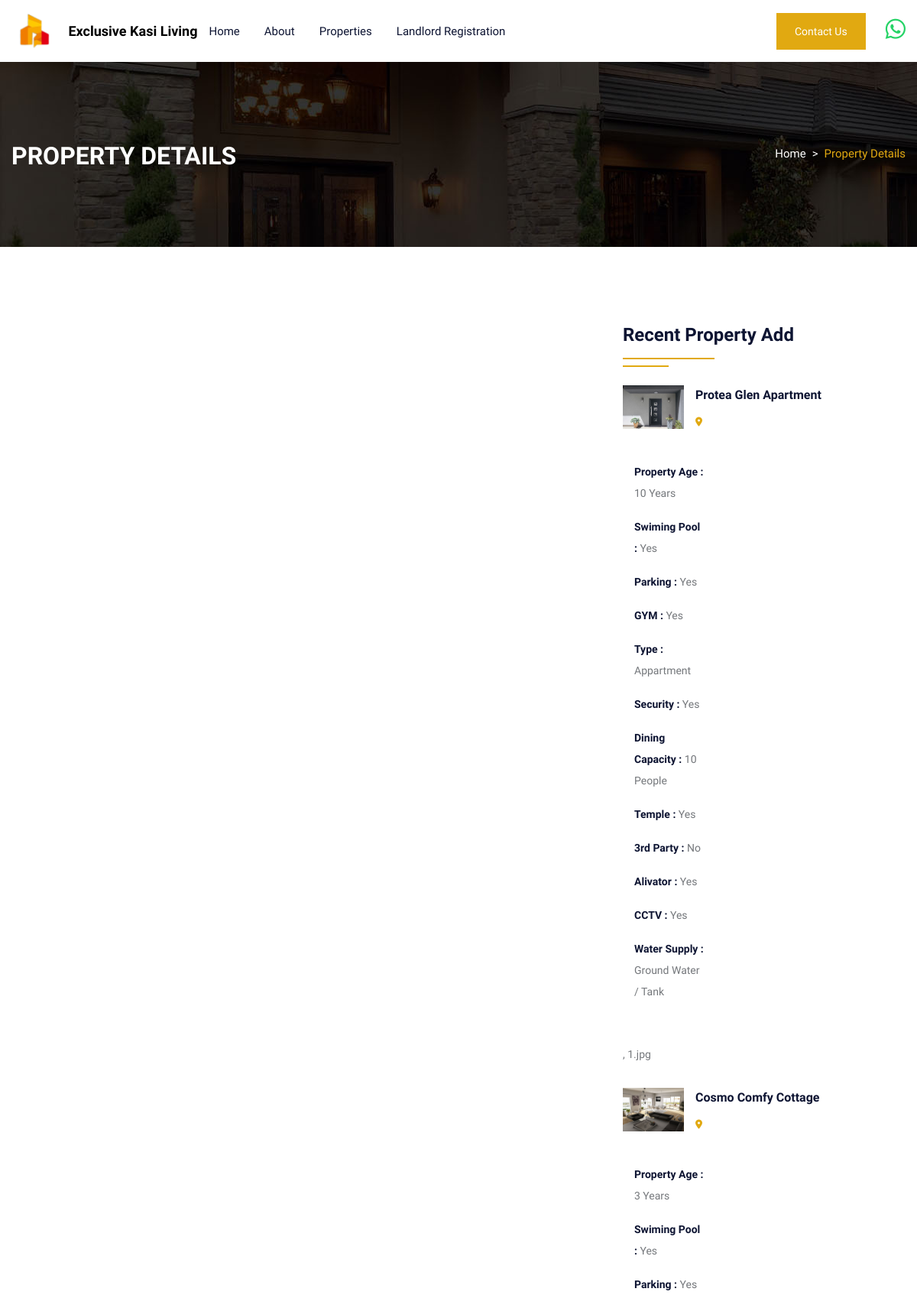
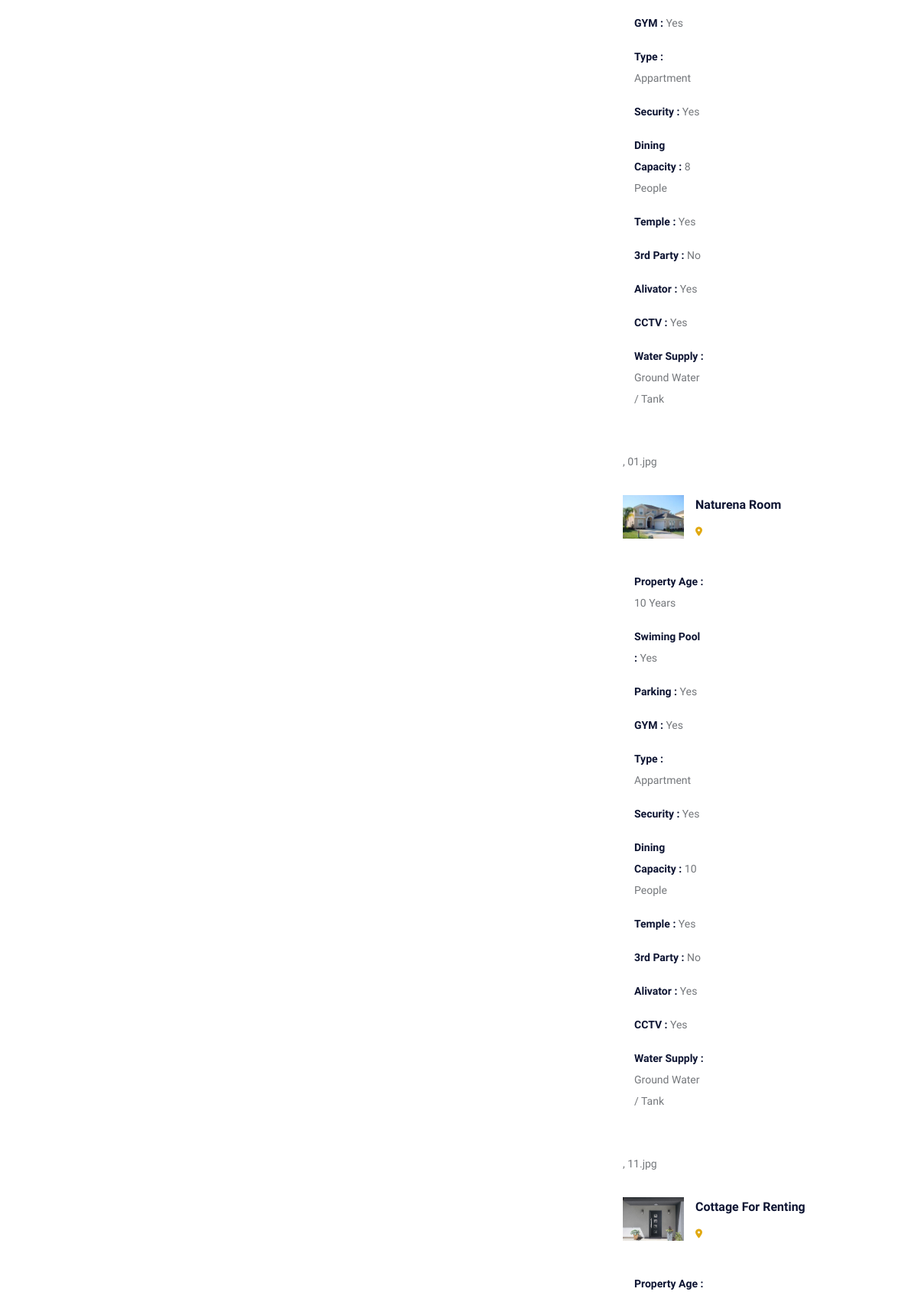
The page /propertygrid.php (upper part) on the database its author committed (2 pictures, top to bottom).
### tables this page shows
CREATE TABLE `property` (
  `pid` int(50) NOT NULL,
  `title` varchar(200) NOT NULL,
  `pcontent` longtext NOT NULL,
  `type` varchar(100) NOT NULL,
  `bhk` varchar(50) NOT NULL,
  `stype` varchar(100) NOT NULL,
  `bedroom` int(50) NOT NULL,
  `bathroom` int(50) NOT NULL,
  `balcony` int(50) NOT NULL,
  `kitchen` int(50) NOT NULL,
  `hall` int(50) NOT NULL,
  `floor` varchar(50) NOT NULL,
  `size` int(50) NOT NULL,
  `price` int(50) NOT NULL,
  `location` varchar(200) NOT NULL,
  `city` varchar(100) NOT NULL,
  `state` varchar(100) NOT NULL,
  `feature` longtext NOT NULL,
  `pimage` varchar(300) NOT NULL,
  `pimage1` varchar(300) NOT NULL,
  `pimage2` varchar(300) NOT NULL,
  `pimage3` varchar(300) NOT NULL,
  `pimage4` varchar(300) NOT NULL,
  `uid` int(50) NOT NULL,
  `status` varchar(50) NOT NULL,
  `mapimage` varchar(300) NOT NULL,
  `topmapimage` varchar(300) NOT NULL,
  `groundmapimage` varchar(300) NOT NULL,
  `totalfloor` varchar(50) NOT NULL,
  `date` datetime NOT NULL DEFAULT current_timestamp()
);

### propertygrid.php (the view, shortened to what this page needs)
<!DOCTYPE html>
<html lang="en">
<head>
    <link rel="stylesheet" href="https://cdnjs.cloudflare.com/ajax/libs/font-awesome/6.0.0-beta2/css/all.min.css"
 />
    <link rel="stylesheet" type="text/css" href="css/bootstrap.min.css">
    <link rel="stylesheet" type="text/css" href="css/bootstrap-slider.css">
    <link rel="stylesheet" type="text/css" href="css/jquery-ui.css">
    <link rel="stylesheet" type="text/css" href="css/layerslider.css">
    <link rel="stylesheet" type="text/css" href="css/color.css" id="color-change">
    <link rel="stylesheet" type="text/css" href="css/owl.carousel.min.css">
    <link rel="stylesheet" type="text/css" href="css/font-awesome.min.css">
    <link rel="stylesheet" type="text/css" href="fonts/flaticon/flaticon.css">
    <link rel="stylesheet" type="text/css" href="css/style.css">
</head>
<body>
    <div id="page-wrapper">
        <div class="row">
            <?php include("include/header.php");?>
            <div class="banner-full-row page-banner" style="background-image:url('images/breadcromb.jpg');">
                <div class="container">
                    <div class="row">
                        <div class="col-md-6">
                            <h2 class="page-name float-left text-white text-uppercase mt-1 mb-0"><b>Property Details</b>
                            </h2>
                        </div>
                        <div class="col-md-6">
                            <nav aria-label="breadcrumb" class="float-left float-md-right">
                                <ol class="breadcrumb bg-transparent m-0 p-0">
                                    <li class="breadcrumb-item text-white"><a href="index.php">Home</a></li>
                                    <li class="breadcrumb-item active">Property Details</li>
                                </ol>
                            </nav>
                        </div>
                    </div>
                </div>
            </div>
            <div class="full-row">
                <div class="container">
                    <div class="row">
                        <div class="col-lg-8">
                        </div>
                        <div class="col-lg-4">
                            <div class="sidebar-widget mt-5">
                                <h4 class="double-down-line-left text-secondary position-relative pb-4 mb-4">Recent
                                    Property Add</h4>
                                <ul class="property_list_widget">
                                    <?php
								$query=mysqli_query($con,"SELECT * FROM `property` ORDER BY date DESC LIMIT 6");
										while($row=mysqli_fetch_array($query))
										{
								?>
                                    <li> <img src="admin/property/<?php echo $row['20'];?>" alt="pimage">
                                        <h6 class="text-secondary hover-text-primary text-capitalize"><a
                                                href="propertydetail.php?pid=<?php echo $row['0'];?>"><?php echo $row['1'];?></a>
                                        </h6>
                                        <span class="font-14"><i
                                                class="fas fa-map-marker-alt icon-primary icon-small"></i>
                                            <?php echo $row['17'] . ', ' . $row['18']; ?></span>
                                    </li>
                                    <?php } ?>
                                </ul>
                            </div>
                        </div>
                    </div>
                </div>
            </div>
        </div>
    </div>
</body>
</html>

### css/color.css (style rules this page uses)
:root { --theme-ordinary-color: #74777b; }
:root { --theme-primary-color: #e1a911; }
:root { --theme-secondary-color: #0d1432; }
:root { --theme-white-color: #fff; }
:root { --theme-light-color: #f8f8f8; }
:root { --theme-gray-color: #f5f5f5; }
:root { --theme-footer-color: #091b4b; }
:root { --theme-dark-color: #091b4b; }
:root { --text-light-color: #a3a7af; }
:root { --theme-primary-opacity-color: rgba(11, 191, 141, .8); }
:root { --theme-secondary-opacity-color: rgba(13,20,50,0.7); }
:root { --theme-white-opacity-color: rgba(255, 255, 255, 0.3); }
:root { --theme-dark-opacity-color: rgba(0, 0, 0, 0.5); }
:root { --theme-ordinary-font: 'Muli', sans-serif; }
:root { --theme-highlight-font: 'Comfortaa', cursive; }

### rows shown on the page
property: pimage2 (picture), title "Protea Glen Apartment", feature "Property Age : 10 Years Swiming Pool : Yes Parking : Yes GYM : Yes Type : Appartment Security : Yes Dining Capacity : 10 People Temple : Yes 3rd Party : No Alivator : Yes CCTV : Yes Water Supply : Ground Water / Tank", pimage "1.jpg"
property: pimage2 (picture), title "Cosmo Comfy Cottage", feature "Property Age : 3 Years Swiming Pool : Yes Parking : Yes GYM : Yes Type : Appartment Security : Yes Dining Capacity : 8 People Temple : Yes 3rd Party : No Alivator : Yes CCTV : Yes Water Supply : Ground Water / Tank", pimage "01.jpg"
property: pimage2 (picture), title "Naturena Room", feature "Property Age : 10 Years Swiming Pool : Yes Parking : Yes GYM : Yes Type : Appartment Security : Yes Dining Capacity : 10 People Temple : Yes 3rd Party : No Alivator : Yes CCTV : Yes Water Supply : Ground Water / Tank", pimage "11.jpg"
property: pimage2 (picture), title "Cottage For Renting", feature "Property Age :"
